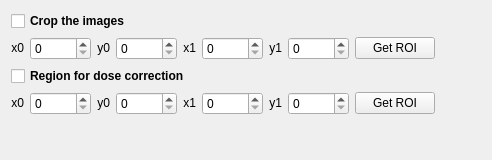
                 <widget class="QWidget" name="page_3">
                  <property name="geometry">
                   <rect>
                    <x>0</x>
                    <y>0</y>
                    <width>492</width>
                    <height>160</height>
                   </rect>
                  </property>
                  <attribute name="label">
                   <string>Region of interest</string>
                  </attribute>
                  <layout class="QVBoxLayout" name="verticalLayout_23">
                   <item>
                    <layout class="QVBoxLayout" name="verticalLayout_16">
                     <item>
                      <widget class="QCheckBox" name="checkCropImages">
                       <property name="font">
                        <font>
                         <weight>75</weight>
                         <bold>true</bold>
                        </font>
                       </property>
                       <property name="text">
                        <string>Crop the images</string>
                       </property>
                      </widget>
                     </item>
                     <item>
                      <layout class="QHBoxLayout" name="layoutImageCropParameters">
                       <item>
                        <widget class="QLabel" name="labelCrop0">
                         <property name="sizePolicy">
                          <sizepolicy hsizetype="Maximum" vsizetype="Maximum">
                           <horstretch>0</horstretch>
                           <verstretch>0</verstretch>
                          </sizepolicy>
                         </property>
                         <property name="text">
                          <string>x0</string>
                         </property>
                         <property name="alignment">
                          <set>Qt::AlignRight|Qt::AlignTrailing|Qt::AlignVCenter</set>
                         </property>
                        </widget>
                       </item>
                       <item>
                        <widget class="QSpinBox" name="spinCrop0">
                         <property name="sizePolicy">
                          <sizepolicy hsizetype="Maximum" vsizetype="Maximum">
                           <horstretch>0</horstretch>
                           <verstretch>0</verstretch>
                          </sizepolicy>
                         </property>
                         <property name="maximum">
                          <number>10000</number>
                         </property>
                        </widget>
                       </item>
                       <item>
                        <widget class="QLabel" name="labelCrop1">
                         <property name="sizePolicy">
                          <sizepolicy hsizetype="Maximum" vsizetype="Maximum">
                           <horstretch>0</horstretch>
                           <verstretch>0</verstretch>
                          </sizepolicy>
                         </property>
                         <property name="text">
                          <string>y0</string>
                         </property>
                         <property name="alignment">
                          <set>Qt::AlignRight|Qt::AlignTrailing|Qt::AlignVCenter</set>
                         </property>
                        </widget>
                       </item>
                       <item>
                        <widget class="QSpinBox" name="spinCrop1">
                         <property name="sizePolicy">
                          <sizepolicy hsizetype="Maximum" vsizetype="Maximum">
                           <horstretch>0</horstretch>
                           <verstretch>0</verstretch>
                          </sizepolicy>
                         </property>
                         <property name="maximum">
                          <number>10000</number>
                         </property>
                        </widget>
                       </item>
                       <item>
                        <widget class="QLabel" name="labelCrop2">
                         <property name="sizePolicy">
                          <sizepolicy hsizetype="Maximum" vsizetype="Maximum">
                           <horstretch>0</horstretch>
                           <verstretch>0</verstretch>
                          </sizepolicy>
                         </property>
                         <property name="text">
                          <string>x1</string>
                         </property>
                         <property name="alignment">
                          <set>Qt::AlignRight|Qt::AlignTrailing|Qt::AlignVCenter</set>
                         </property>
                        </widget>
                       </item>
                       <item>
                        <widget class="QSpinBox" name="spinCrop2">
                         <property name="sizePolicy">
                          <sizepolicy hsizetype="Maximum" vsizetype="Maximum">
                           <horstretch>0</horstretch>
                           <verstretch>0</verstretch>
                          </sizepolicy>
                         </property>
                         <property name="maximum">
                          <number>10000</number>
                         </property>
                        </widget>
                       </item>
                       <item>
                        <widget class="QLabel" name="labelCrop3">
                         <property name="sizePolicy">
                          <sizepolicy hsizetype="Maximum" vsizetype="Maximum">
                           <horstretch>0</horstretch>
                           <verstretch>0</verstretch>
                          </sizepolicy>
                         </property>
                         <property name="text">
                          <string>y1</string>
                         </property>
                         <property name="alignment">
                          <set>Qt::AlignRight|Qt::AlignTrailing|Qt::AlignVCenter</set>
                         </property>
                        </widget>
                       </item>
                       <item>
                        <widget class="QSpinBox" name="spinCrop3">
                         <property name="sizePolicy">
                          <sizepolicy hsizetype="Maximum" vsizetype="Maximum">
                           <horstretch>0</horstretch>
                           <verstretch>0</verstretch>
                          </sizepolicy>
                         </property>
                         <property name="maximum">
                          <number>10000</number>
                         </property>
                        </widget>
                       </item>
                       <item>
                        <widget class="QPushButton" name="buttonGetCropROI">
                         <property name="sizePolicy">
                          <sizepolicy hsizetype="Maximum" vsizetype="Maximum">
                           <horstretch>0</horstretch>
                           <verstretch>0</verstretch>
                          </sizepolicy>
                         </property>
                         <property name="toolTip">
                          <string>&lt;html&gt;&lt;head/&gt;&lt;body&gt;&lt;p&gt;Mark the crop region in the projection viewer and click here to transfer the region.&lt;/p&gt;&lt;/body&gt;&lt;/html&gt;</string>
                         </property>
                         <property name="text">
                          <string>Get ROI</string>
                         </property>
                        </widget>
                       </item>
                       <item>
                        <spacer name="horizontalSpacer_13">
                         <property name="orientation">
                          <enum>Qt::Horizontal</enum>
                         </property>
                         <property name="sizeHint" stdset="0">
                          <size>
                           <width>40</width>
                           <height>20</height>
                          </size>
                         </property>
                        </spacer>
                       </item>
                      </layout>
                     </item>
                     <item>
                      <widget class="QCheckBox" name="checkDoseRegion">
                       <property name="font">
                        <font>
                         <weight>75</weight>
                         <bold>true</bold>
                        </font>
                       </property>
                       <property name="text">
                        <string>Region for dose correction</string>
                       </property>
                      </widget>
                     </item>
                     <item>
                      <layout class="QHBoxLayout" name="horizontalLayout_11">
                       <item>
                        <widget class="QLabel" name="labelDose0">
                         <property name="sizePolicy">
                          <sizepolicy hsizetype="Maximum" vsizetype="Maximum">
                           <horstretch>0</horstretch>
                           <verstretch>0</verstretch>
                          </sizepolicy>
                         </property>
                         <property name="text">
                          <string>x0</string>
                         </property>
                         <property name="alignment">
                          <set>Qt::AlignRight|Qt::AlignTrailing|Qt::AlignVCenter</set>
                         </property>
                        </widget>
                       </item>
                       <item>
                        <widget class="QSpinBox" name="spinDose0">
                         <property name="sizePolicy">
                          <sizepolicy hsizetype="Maximum" vsizetype="Maximum">
                           <horstretch>0</horstretch>
                           <verstretch>0</verstretch>
                          </sizepolicy>
                         </property>
                         <property name="maximum">
                          <number>10000</number>
                         </property>
                        </widget>
                       </item>
                       <item>
                        <widget class="QLabel" name="labelDose1">
                         <property name="sizePolicy">
                          <sizepolicy hsizetype="Maximum" vsizetype="Maximum">
                           <horstretch>0</horstretch>
                           <verstretch>0</verstretch>
                          </sizepolicy>
                         </property>
                         <property name="text">
                          <string>y0</string>
                         </property>
                         <property name="alignment">
                          <set>Qt::AlignRight|Qt::AlignTrailing|Qt::AlignVCenter</set>
                         </property>
                        </widget>
                       </item>
                       <item>
                        <widget class="QSpinBox" name="spinDose1">
                         <property name="sizePolicy">
                          <sizepolicy hsizetype="Maximum" vsizetype="Maximum">
                           <horstretch>0</horstretch>
                           <verstretch>0</verstretch>
                          </sizepolicy>
                         </property>
                         <property name="maximum">
                          <number>10000</number>
                         </property>
                        </widget>
                       </item>
                       <item>
                        <widget class="QLabel" name="labelDose2">
                         <property name="sizePolicy">
                          <sizepolicy hsizetype="Maximum" vsizetype="Maximum">
                           <horstretch>0</horstretch>
                           <verstretch>0</verstretch>
                          </sizepolicy>
                         </property>
                         <property name="text">
                          <string>x1</string>
                         </property>
                         <property name="alignment">
                          <set>Qt::AlignRight|Qt::AlignTrailing|Qt::AlignVCenter</set>
                         </property>
                        </widget>
                       </item>
                       <item>
                        <widget class="QSpinBox" name="spinDose2">
                         <property name="sizePolicy">
                          <sizepolicy hsizetype="Maximum" vsizetype="Maximum">
                           <horstretch>0</horstretch>
                           <verstretch>0</verstretch>
                          </sizepolicy>
                         </property>
                         <property name="maximum">
                          <number>10000</number>
                         </property>
                        </widget>
                       </item>
                       <item>
                        <widget class="QLabel" name="labelDose3">
                         <property name="sizePolicy">
                          <sizepolicy hsizetype="Maximum" vsizetype="Maximum">
                           <horstretch>0</horstretch>
                           <verstretch>0</verstretch>
                          </sizepolicy>
                         </property>
                         <property name="text">
                          <string>y1</string>
                         </property>
                         <property name="alignment">
                          <set>Qt::AlignRight|Qt::AlignTrailing|Qt::AlignVCenter</set>
                         </property>
                        </widget>
                       </item>
                       <item>
                        <widget class="QSpinBox" name="spinDose3">
                         <property name="sizePolicy">
                          <sizepolicy hsizetype="Maximum" vsizetype="Maximum">
                           <horstretch>0</horstretch>
                           <verstretch>0</verstretch>
                          </sizepolicy>
                         </property>
                         <property name="maximum">
                          <number>10000</number>
                         </property>
                        </widget>
                       </item>
                       <item>
                        <widget class="QPushButton" name="buttonGetDoseROI">
                         <property name="sizePolicy">
                          <sizepolicy hsizetype="Maximum" vsizetype="Maximum">
                           <horstretch>0</horstretch>
                           <verstretch>0</verstretch>
                          </sizepolicy>
                         </property>
                         <property name="toolTip">
                          <string>&lt;html&gt;&lt;head/&gt;&lt;body&gt;&lt;p&gt;Mark the dose correction region in the projection viewer and click here to transfer the region. The dose region does not have to be within the crop region.&lt;/p&gt;&lt;/body&gt;&lt;/html&gt;</string>
                         </property>
                         <property name="text">
                          <string>Get ROI</string>
                         </property>
                        </widget>
                       </item>
                       <item>
                        <spacer name="horizontalSpacer_14">
                         <property name="orientation">
                          <enum>Qt::Horizontal</enum>
                         </property>
                         <property name="sizeHint" stdset="0">
                          <size>
                           <width>40</width>
                           <height>20</height>
                          </size>
                         </property>
                        </spacer>
                       </item>
                      </layout>
                     </item>
                     <item>
                      <spacer name="verticalSpacer_4">
                       <property name="orientation">
                        <enum>Qt::Vertical</enum>
                       </property>
                       <property name="sizeHint" stdset="0">
                        <size>
                         <width>20</width>
                         <height>40</height>
                        </size>
                       </property>
                      </spacer>
                     </item>
                    </layout>
                   </item>
                  </layout>
                 </widget>
